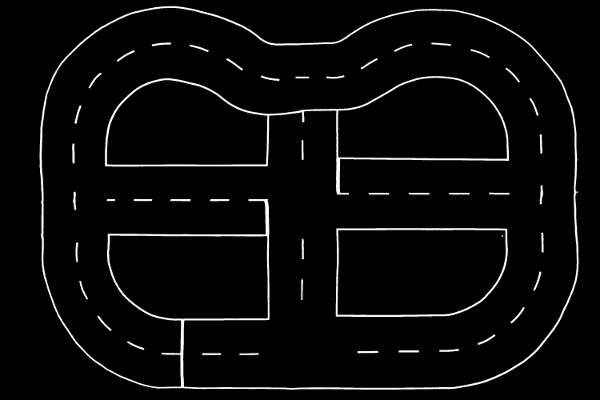
#> input picture Lab_map_400x600.png, 600 x 400 px
$ python rndf_with_hough_lines.py
#> lines starting #> are read from the running program, lines starting #| are printed output that depends on the picture; after the words box and inside, x2 and y2 are one past the last pixel; in counts of white or black regions, pixels touching at a corner belong together
import matplotlib.pyplot as plt
import matplotlib.image as mpimg
import numpy as np
import cv2
import math

def draw_lines(img, lines, color=[0, 0, 255], thickness=10):
    """
    Desc:
    """
    for line in lines:
        for x1,y1,x2,y2 in line:
            line_length = math.sqrt((x2-x1)**2+(y2-y1)**2)
            if  line_length < 20 and line_length >8:
                file2write.write(str(x1))
                file2write.write(',')
                file2write.write(str(y1))
                file2write.write(',')
                file2write.write(str(x2))
                file2write.write(',')
                file2write.write(str(y2))
                file2write.write('\n')
                cv2.line(img, (x1, y1), (x2, y2), color, thickness,shift = 0)

def hough_lines(img, rho, theta, threshold, min_line_len, max_line_gap):
    """
    `img` should be the output of a Canny transform.

    Returns an image with hough lines drawn.
    """
    lines = cv2.HoughLinesP(img, rho, theta, threshold, np.array([]), minLineLength=min_line_len, maxLineGap=max_line_gap)
    line_img = np.zeros((img.shape[0], img.shape[1], 3), dtype=np.uint8)
    draw_lines(line_img, lines)
    return line_img

def weighted_img(img, initial_img, α=0.8, β=1., λ=0.):
    """
    `img` is the output of the hough_lines(), An image with lines drawn on it.
    Should be a blank image (all black) with lines drawn on it.
    `initial_img` should be the image before any processing.
    The result image is computed as follows:
    initial_img * α + img * β + λ
    NOTE: initial_img and img must be the same shape!
    """
    return cv2.addWeighted(initial_img, α, img, β, λ)

file2write=open("lines.txt",'w')
#reading in an image
image = cv2.imread('Lab_map_400x600.png')
#> image is the input picture: shape (400, 600, 3); mean B, G, R 9, 9, 9
#Flip image to match pixel values to the points published in RVIZ
image = np.flipud(image)
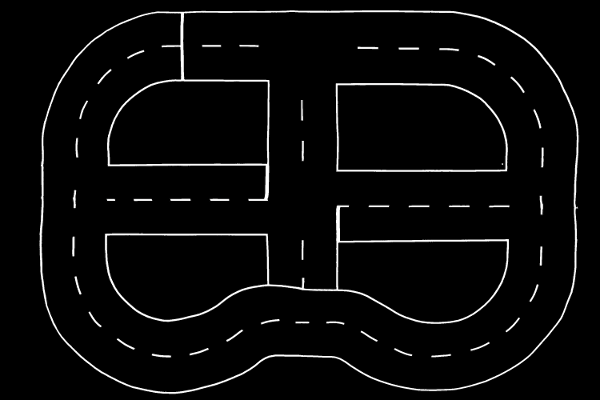
#> image: shape (400, 600, 3); mean B, G, R 9, 9, 9
#printing out some stats and plotting
print('This image is:', type(image), 'with dimensions:', image.shape)
#| This image is: <class 'numpy.ndarray'> with dimensions: (400, 600, 3)
gray = cv2.cvtColor(image, cv2.COLOR_BGR2GRAY)


#Blur if needed
kernel_size = 5
blur_gray = cv2.GaussianBlur(gray, (kernel_size, kernel_size), 0)
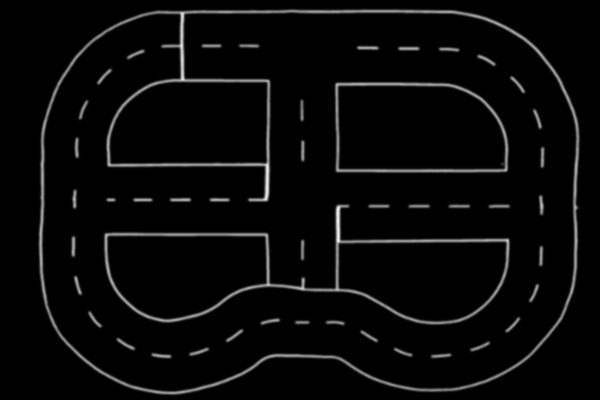
#> blur_gray: shape (400, 600); min 0, max 237, mean 9

# Define our parameters for Canny and apply
low_threshold = 150
high_threshold = 255
#edges = cv2.Canny(np.uint8(gray), low_threshold, high_threshold)
edges = cv2.Canny(blur_gray, low_threshold, high_threshold)
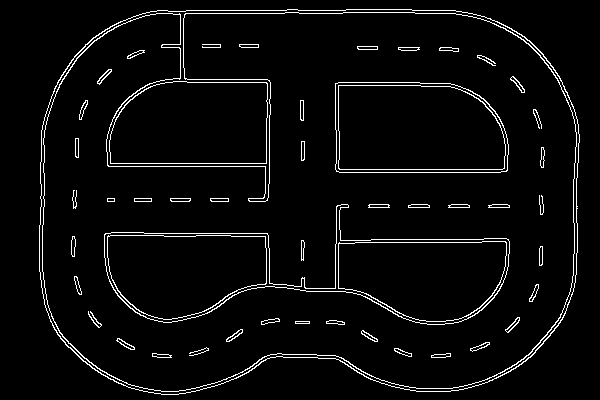
#> edges: shape (400, 600); 4.1% white in thin lines or dots, all inside (x1, y1, x2, y2) = (39, 9, 580, 395)

#Hough Lines image
rho = 2 # distance resolution in pixels of the Hough grid
theta = np.pi/180 # angular resolution in radians of the Hough grid
threshold = 10     # minimum number of votes (intersections in Hough grid cell)
min_line_len = 10 #minimum number of pixels making up a line
max_line_gap = 10    # maximum gap in pixels between connectable line segments
line_image = hough_lines(edges, rho, theta, threshold, min_line_len, max_line_gap)
#> in hough_lines, `lines = cv2.HoughLinesP(img, rho, theta, threshold, np.array([]), minL..`: lines = 369 rows, first 6: [104, 235, 163, 235], [142, 13, 284, 13], [454, 242, 481, 242], [412, 10, 455, 10], [189, 392, 203, 388], [338, 171, 339, 142]
#> the loop in draw_lines, `for line in lines:` made 369 passes
#> after the loop in draw_lines, `for line in lines:`:
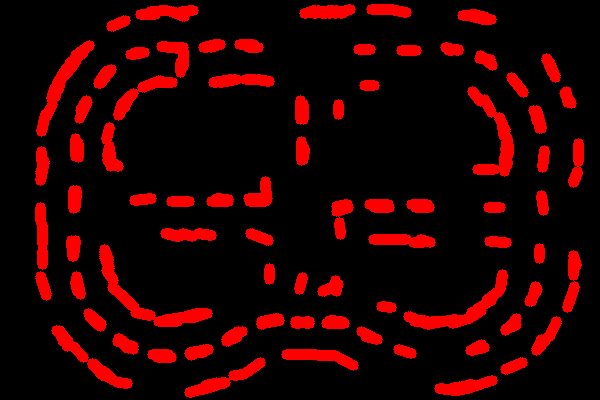
#> img: shape (400, 600, 3); mean of channels 0, 1, 2 0, 0, 37.3; drawn as B, G, R


# Create a "color" binary image to combine with line image
color_edges = np.dstack((edges, edges, edges))

# Draw the lines on the edge image
final_image = weighted_img(line_image, image, α=0.8, β=1., λ=0.)
#> in weighted_img, `return cv2.addWeighted(initial_img, α, img, β, λ)`:
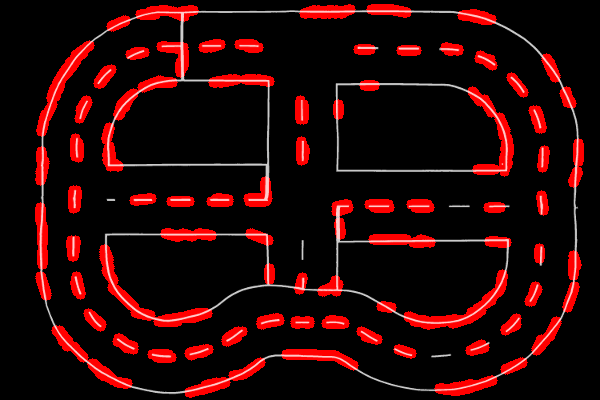
#> returned value: shape (400, 600, 3); mean of channels 0, 1, 2 7.2, 7.2, 39.9; drawn as B, G, R
#cv2.imwrite("lines.jpg", final_image)
cv2.imshow('lines image',final_image)

#cv2.imshow('image',image)
#cv2.imshow('gray',edges)
k = cv2.waitKey(0)
#> (key Esc is pressed here)
if k == 27:         # escape to exit
    cv2.destroyAllWindows()

$ run again, with Lab_map_600x400.png copied over Lab_map_400x600.png
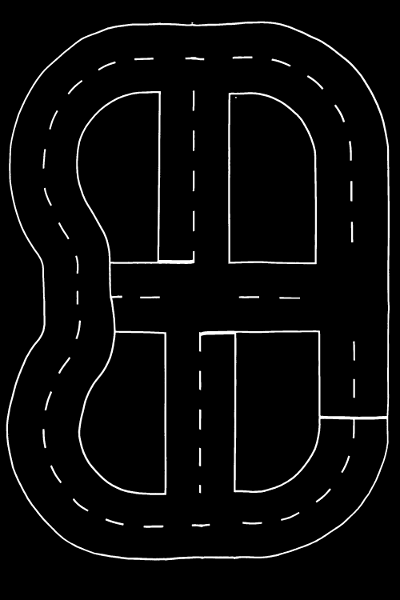
#> input picture Lab_map_600x400.png, 400 x 600 px
#> image is the input picture: shape (600, 400, 3); min 0, max 255, mean 9
#| This image is: <class 'numpy.ndarray'> with dimensions: (600, 400, 3)
#> `edges = cv2.Canny(blur_gray, low_threshold, high_threshold)`:
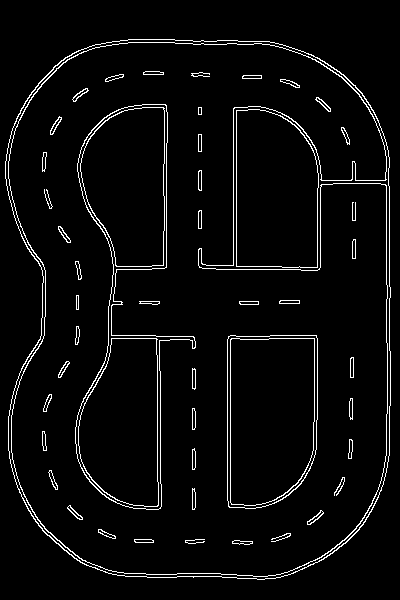
#> edges: shape (600, 400); 4.1% white in thin lines or dots, all inside (x1, y1, x2, y2) = (5, 39, 391, 580)
#> lines = 353 rows, first 6: [159, 364, 159, 336], [389, 411, 389, 439], [317, 419, 317, 338], [236, 269, 236, 107], [108, 334, 155, 335], [80, 279, 80, 269]
#> the loop in draw_lines, `for line in lines:` made 353 passes
#> in weighted_img, `return cv2.addWeighted(initial_img, α, img, β, λ)`:
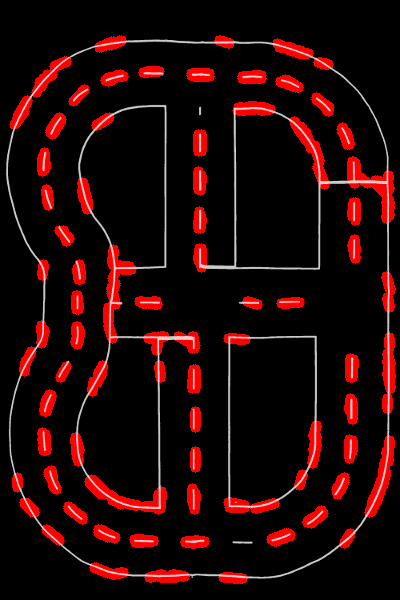
#> returned value: shape (600, 400, 3); mean of channels 0, 1, 2 7.2, 7.2, 35.7; drawn as B, G, R

$ run again, with rndf_1_way_loop.png copied over Lab_map_400x600.png
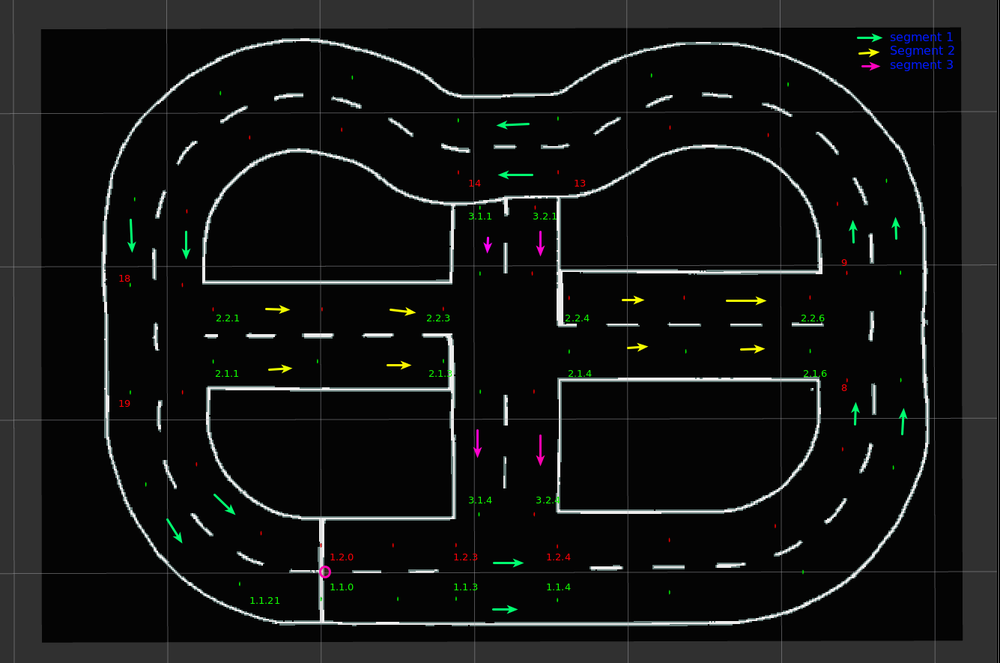
#> input picture rndf_1_way_loop.png, 1000 x 663 px, shrunk from 1335 x 885 before the run
#> image is the input picture: shape (663, 1000, 3); mean B, G, R 19.5, 20.1, 19.1
#| This image is: <class 'numpy.ndarray'> with dimensions: (663, 1000, 3)
#> `edges = cv2.Canny(blur_gray, low_threshold, high_threshold)`:
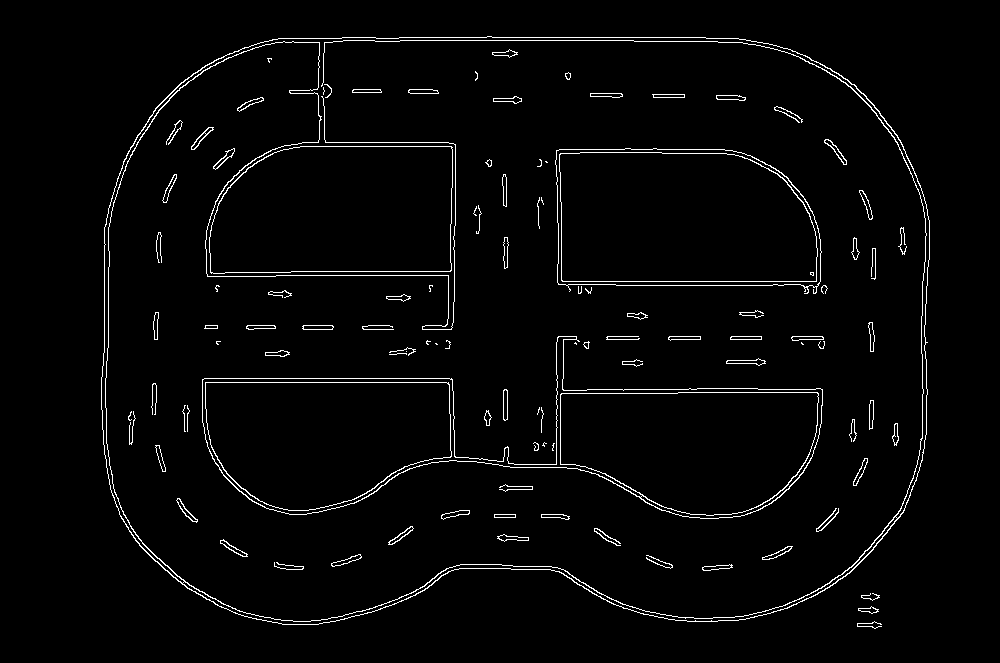
#> edges: shape (663, 1000); 2.6% white in thin lines or dots, all inside (x1, y1, x2, y2) = (101, 36, 930, 629)
#> lines = 621 rows, first 6: [640, 281, 668, 281], [204, 378, 451, 378], [642, 610, 655, 612], [291, 271, 454, 271], [278, 38, 341, 38], [561, 284, 561, 202]
#> the loop in draw_lines, `for line in lines:` made 621 passes
#> in weighted_img, `return cv2.addWeighted(initial_img, α, img, β, λ)`:
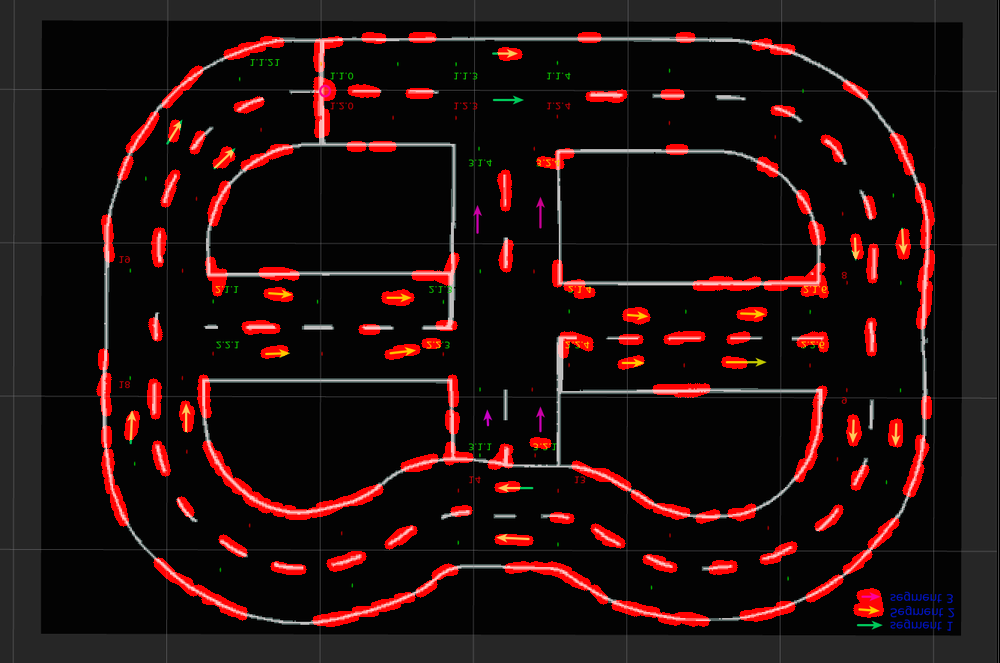
#> returned value: shape (663, 1000, 3); mean of channels 0, 1, 2 15.4, 15.9, 33; drawn as B, G, R
